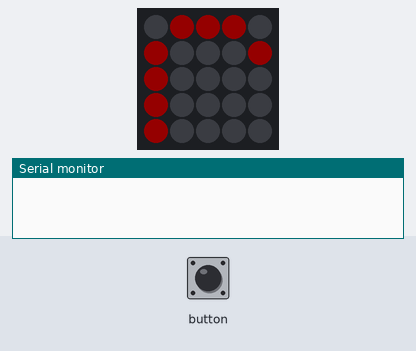
Simulated run of this sketch. Board: ESP32. Shown: 5×5 RGB LED matrix (first LED top left, wired row by row), the last lines printed to the serial monitor. Dim RGB values are drawn brighter than linear.

Above: at 1.1 s.
At 5.3 s:
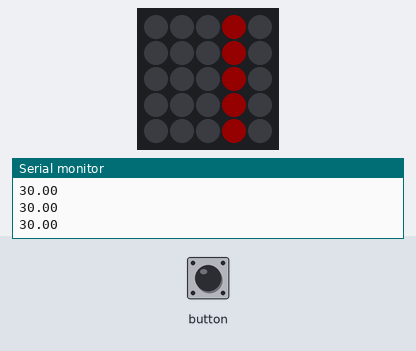
At 10.1 s:
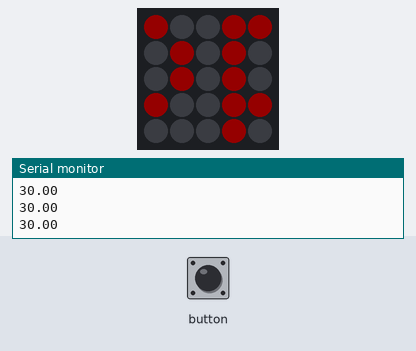
At 19.7 s:
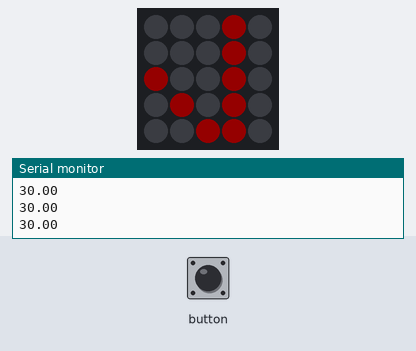
At 29.3 s:
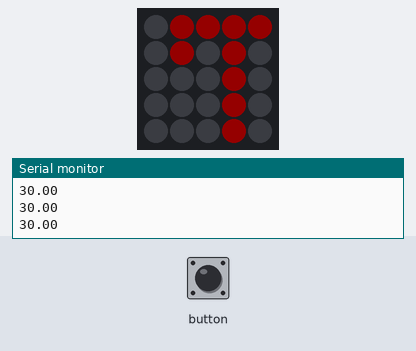
At 38.9 s:
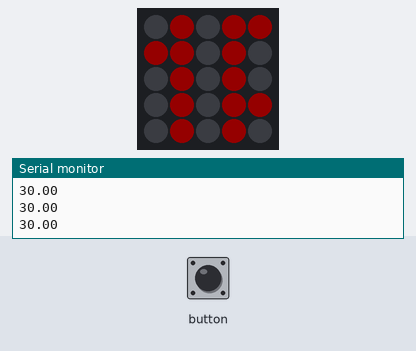

The sketch:

Temp_Color.ino
```cpp
 #include <M5Atom.h>
 #include <Adafruit_GFX.h>
 #include <Adafruit_NeoMatrix.h>
 #include <Adafruit_NeoPixel.h>

 #define PIN 27


 Adafruit_NeoMatrix matrix = Adafruit_NeoMatrix(5, 5, PIN,
   NEO_MATRIX_TOP     + NEO_MATRIX_RIGHT +
   NEO_MATRIX_COLUMNS + NEO_MATRIX_PROGRESSIVE,
   NEO_GRB            + NEO_KHZ800);

 const uint16_t colors[] = {
   matrix.Color(255, 0, 0), matrix.Color(0, 255, 0), matrix.Color(0, 0, 255) };
int x    = matrix.width();
 int pass = 0;
 float temp;
 int a,b;


 void setup() {
   M5.begin();
   M5.IMU.Init();
   matrix.begin();
   matrix.setTextWrap(false);
   matrix.setBrightness(20);
   matrix.setTextColor(colors[0]);

   matrix.fillScreen(0);
   matrix.setCursor(x, 0);
   matrix.print("Low");
   if(--x < -96) {
     x = matrix.width();
     if(++pass >= 3) pass = 0;
     matrix.setTextColor(colors[pass]);}

   matrix.show();
   delay (100);
   for (a=0;a<5;a++)
  { for (b = 0 ; b < 5;b++)
  {M5.dis.drawpix (a,b, 0xff0080);
  }
  }
  delay (200);
  matrix.fillScreen(0);
   matrix.setCursor(x, 0);
   matrix.print("Normal");
   if(--x < -96) {
     x = matrix.width();
     if(++pass >= 3) pass = 0;
     matrix.setTextColor(colors[pass]);}
   matrix.show();
   delay (100);
   for (a=0;a<5;a++)
  { for (b = 0 ; b < 5;b++)
  {M5.dis.drawpix (a,b, 0xff0000);
  }
  }
  delay (200);
  matrix.fillScreen(0);
   matrix.setCursor(x, 0);
   matrix.print("Normal");
   if(--x < -96) {
     x = matrix.width();
     if(++pass >= 3) pass = 0;
     matrix.setTextColor(colors[pass]);}
   matrix.show();
   delay (100);
   for (a=0;a<5;a++)
  { for (b = 0 ; b < 5;b++)
  {M5.dis.drawpix (a,b, 0xff0000);
  }
  }
  delay (200);
   matrix.fillScreen(0);
   matrix.setCursor(x, 0);
   matrix.print("High");
   if(--x < -96) {
     x = matrix.width();
     if(++pass >= 3) pass = 0;
     matrix.setTextColor(colors[pass]);}
   matrix.show();
   delay (100);
   for (a=0;a<5;a++)
  { for (b = 0 ; b < 5;b++)
  {M5.dis.drawpix (a,b, 0x00ff00);
  }
  }
   matrix.fillScreen(0);
   matrix.setCursor(x, 0);
   matrix.print("Very High");
   if(--x < -96) {
     x = matrix.width();
     if(++pass >= 3) pass = 0;
     matrix.setTextColor(colors[pass]);}
   matrix.show();
   for (a=0;a<5;a++)
  { for (b = 0 ; b < 5;b++)
  {M5.dis.drawpix (a,b, 0xff0000);
  }
  }
 }


 void loop() {

  matrix.fillScreen(0);
   matrix.setCursor(x, 0);
   matrix.print("CURRENT TEMPERATURE");
   if(--x < -96) {
     x = matrix.width();
     if(++pass >= 3) pass = 0;
     matrix.setTextColor(colors[pass]);}
   matrix.show();
  delay (100);
  M5.IMU.getTempData(&temp);
  Serial.println(temp);

  if (temp <=15)
   { for (a=0;a<5;a++)
  { for (b = 0 ; b < 5;b++)
  {M5.dis.drawpix (a,b, 0xff0080);
  }
  }
   }

  if (temp > 15 && temp <=30 )
   { for (a=0;a<5;a++)
  { for (b = 0 ; b < 5;b++)
  {M5.dis.drawpix (a,b, 0xff0000);
  }
  }
   }

 if (temp > 15 && temp <=30 )
   { for (a=0;a<5;a++)
  { for (b = 0 ; b < 5;b++)
  {M5.dis.drawpix (a,b, 0xff0000);
  }
  }
   }

 if (temp > 30 && temp <=35 )
   { for (a=0;a<5;a++)
  { for (b = 0 ; b < 5;b++)
  {M5.dis.drawpix (a,b, 0x00ff00);
  }
  }
   }


 if (temp > 35 )
   { for (a=0;a<5;a++)
  { for (b = 0 ; b < 5;b++)
  {M5.dis.drawpix (a,b, 0xff0000);
  }
  }
   }

delay(500);
M5.update();


   //matrix.fillScreen(0);
  // matrix.setCursor(x, 0);
   //matrix.print(temp);
   //if(--x < -96) {
    // x = matrix.width();
     //if(++pass >= 3) pass = 0;
     //matrix.setTextColor(colors[pass]);
   }
```

Measured:
- what the display in image 0 shows lasts 0.6 s, from 1.0 s to 1.6 s
